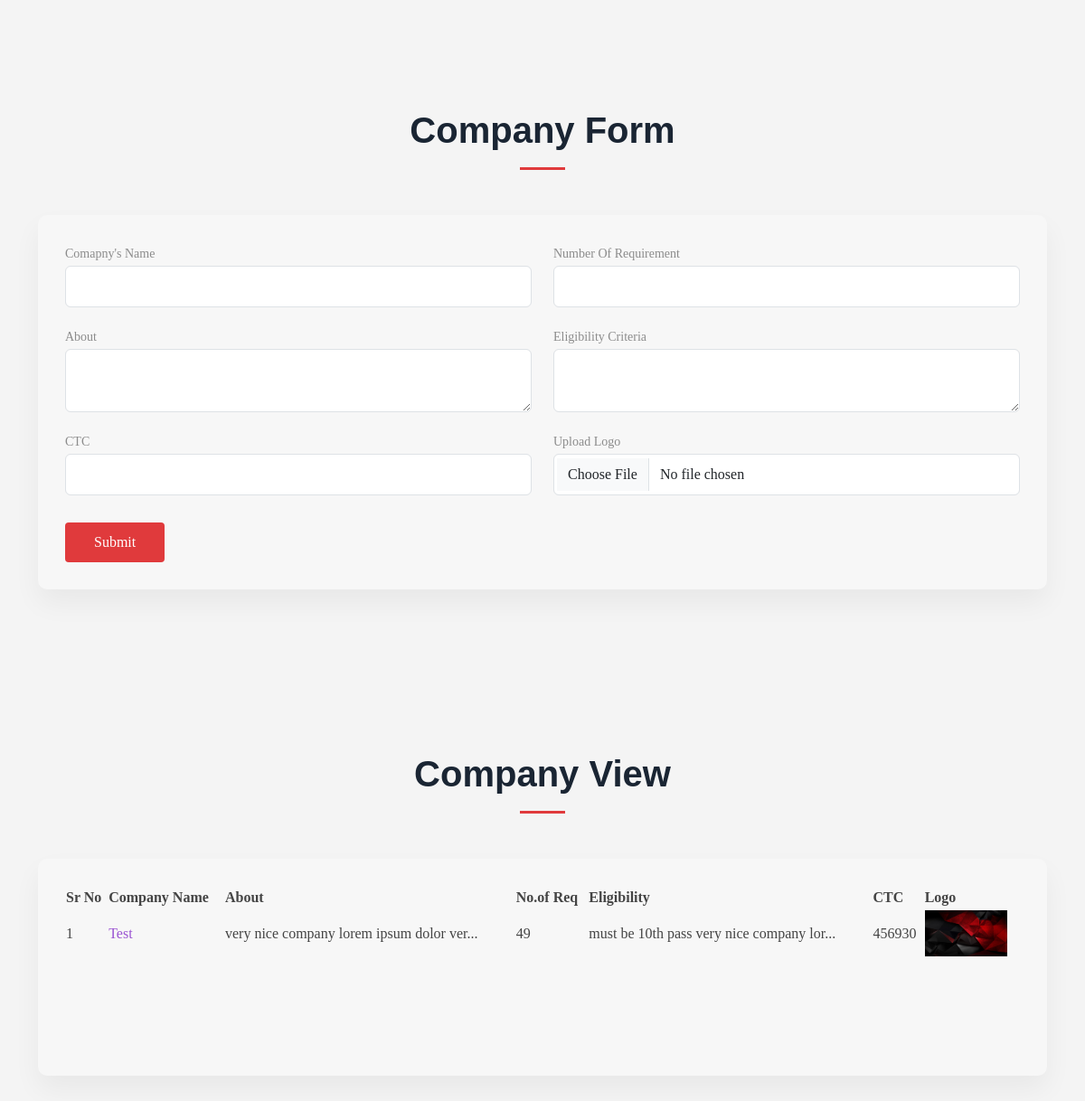
Screenshot of /company-trashform.php with the database file from the repository.
### tables this page shows
CREATE TABLE `trash` (
  `id` int(11) NOT NULL,
  `name` varchar(500) NOT NULL,
  `requirement` varchar(500) NOT NULL,
  `about` text NOT NULL,
  `eligibility` text NOT NULL,
  `ctc` varchar(50) NOT NULL,
  `photo` varchar(500) NOT NULL
);

### company-trashform.php (the view, shortened to what this page needs)
<?php include("./connect.php");
?>
<!DOCTYPE html>
<html lang="en">
<head>
  <link href="https://api.fontshare.com/v2/css?f[]=poppins@900,500,400,300,800,700,600&f[]=hind@400,500&display=swap" rel="stylesheet">
  <link href="assets/vendor/aos/aos.css" rel="stylesheet">
  <link href="assets/vendor/bootstrap/css/bootstrap.min.css" rel="stylesheet">
  <link href="assets/vendor/bootstrap-icons/bootstrap-icons.css" rel="stylesheet">
  <link href="assets/vendor/boxicons/css/boxicons.min.css" rel="stylesheet">
  <link href="assets/vendor/glightbox/css/glightbox.min.css" rel="stylesheet">
  <link href="assets/vendor/remixicon/remixicon.css" rel="stylesheet">
  <link href="assets/vendor/swiper/swiper-bundle.min.css" rel="stylesheet">
  <link href="admin/assets/vendor/datatables/dataTables.bootstrap4.min.css" rel="stylesheet">
  <link href="assets/css/style.css" rel="stylesheet">
</head>
<body>
  <main class="mt-4">
    <section id="register" class="register">
      <div class="container" data-aos="fade-up">
        <div class="section-title">
          <h2 style="text-transform: none;color:#1a2533;font-size: 40px;">Company Form</h2>
        </div>
        <div class="eligibilitycontentcontainer registercontainerreducer">
          <form action="company-trashform.php" method="POST" enctype="multipart/form-data">
            <div class="row" data-aos="fade-up" data-aos-delay="100">
              <div class="col-lg-6 col-md-6 col-sm-12 col-xs-12 form-group">
                <label for="regcompanyname">Comapny's Name</label>
                <input type="text" maxlength="100" name="name" class="form-control" id="regcompanyname" placeholder="" required>
              </div>
              <div class="col-lg-6 col-md-6 col-sm-12 col-xs-12 form-group">
                <label for="reghrname">Number Of Requirement</label>
                <input type="text" maxlength="100" class="form-control" name="requirement" id="reghrname" placeholder="" required>
              </div>
            </div>
            <div class="row" data-aos="fade-up" data-aos-delay="100">
              <div class="col-lg-6 col-md-6 col-sm-12 col-xs-12 form-group">
                <label for="regphone">About</label>
                <textarea class="form-control" name="about" id="regphone" required></textarea>
              </div>
              <div class="col-lg-6 col-md-6 col-sm-12 col-xs-12 form-group">
                <label for="regemail">Eligibility Criteria</label>
                <textarea class="form-control" name="eligibility" id="regemail" placeholder="" required></textarea>
              </div>
              <div class="col-lg-6 col-md-6 col-sm-12 col-xs-12 form-group">
                <label for="regopencount">CTC</label>
                <input type="number" class="form-control" name="ctc" id="regopencount" placeholder="" required>
              </div>
              <div class="col-lg-6 col-md-6 col-sm-12 col-xs-12 form-group">
                <label for="regfile">Upload Logo</label>
                <input type="file" class="form-control" name="logo" id="regfile" placeholder="">
              </div>
            </div>
            <button id="regsubmit" name="submit" type="submit">Submit</button>
          </form>
        </div>
      </div>
    </section>
    <section class="register">
      <div class="container" data-aos="fade-up">
        <div class="section-title">
          <h2 style="text-transform: none;color:#1a2533;font-size: 40px;">Company View</h2>
        </div>
        <div class="eligibilitycontentcontainer registercontainerreducer">
            <table id="comp" width="100%">
            <thead>
                <tr>
                    <th>Sr No</th>
                    <th>Company Name</th>
                    <th>About</th>
                    <th>No.of Req</th>
                    <th>Eligibility</th>
                    <th>CTC</th>
                    <th>Logo</th>
                </tr>
            </thead>
            <tbody>
                <?php
                $q = "select * from trash;";
                $r = mysqli_query($conn, $q);
                $i = 1;
                while ($res = $r->fetch_assoc()) {
                    echo "<tr>
                            <td>" . $i . "</td>
                            <td><a style='color:#9A53D2;' href='#'>" . $res['name'] . "</a></td>
                            <td>" . substr($res['about'], 0, 39) . "...</td>
                            <td>" . $res['requirement'] . "</td>
                            <td>" . substr($res['eligibility'], 0, 39). "...</td>
                            <td>" . $res['ctc'] . "</td>
                            <td><img src='" . $res['photo'] . "' width='91px'></td>
                        </tr>";
                    $i++;
                }
                ?>
            </tbody>
            </table>
        </div>
      </div>
    </section>
  </main>
</html>

### assets/css/style.css (style rules this page uses)
body { font-family: 'Poppins'; background-color: #f4f4f4; color: #444444; }
a { color: #e03a3c; text-decoration: none; }
h1, h2, h3, h4, h5, h6 { font-family: "poppins", sans-serif; }
section { padding: 60px 0; overflow: hidden; position: relative; }
.section-title { text-align: center; padding-bottom: 30px; position: relative; }
.section-title h2 { font-size: 32px; font-weight: bold; text-transform: uppercase; margin-bottom: 20px; padding-bottom: 20px; position: relative; }
.section-title h2::after { content: ""; position: absolute; display: block; width: 50px; height: 3px; background: #e03a3c; bottom: 0; left: calc(50% - 25px); }
.eligibilitycontentcontainer { transition: 0.3s; padding: 30px; min-height: 240px; border-radius: 10px; background: #f7f7f7!important; box-shadow: 0 15px 30px 0 rgba(0, 0, 0, 0.05); background: var(--color-box-background); transition: 0.3s; }
.register { margin-top: 60px; }
.form-group { margin-bottom: 20px; }
.form-control { padding: 10px 15px; }
#regsubmit { background: #e03a3c; border: 0; padding: 10px 32px; color: #fff; transition: 0.4s; border-radius: 4px; margin-top: 10px; }
label { display: inline-block; color: #8c8c8c; font-size: 14px; margin-bottom: 3px; }

### rows the page displays
trash: name "Test", about "very nice company lorem ipsum dolor ver", requirement "49", eligibility "must be 10th pass very nice company lor", ctc "456930", photo (picture)
